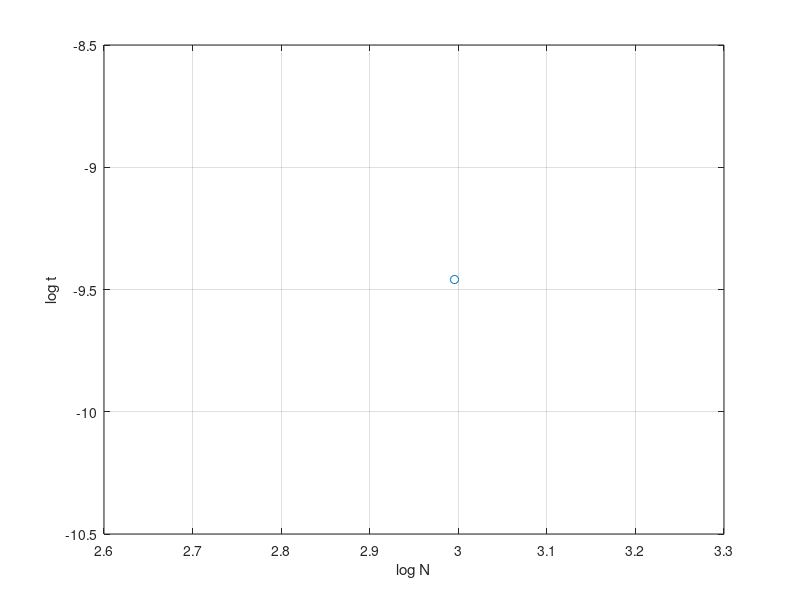

The MATLAB script that drew this image:
clc
clearvars
close all

SB0=[1;1];
SB0=reshape(SB0,2,1);
% M=[1,1;0;1]
N=20;
t=zeros(length(N),1);
t2=t;
for j=1:length(N)
   n=N(j);
   tic
   SB=[SB0;zeros(n-2,1)];
   for i=1:(n/2-1)
      SB(2*i+1)=SB(i)+SB(i+1);
      SB(i*2+2)=SB(i+1);
   end
   t(j)=toc;
end
figure(1)
plot(log(N),log(t),'o')
grid on
xlabel('log N')
ylabel('log t')
SBF=SB(1:end-1)./SB(2:end);

